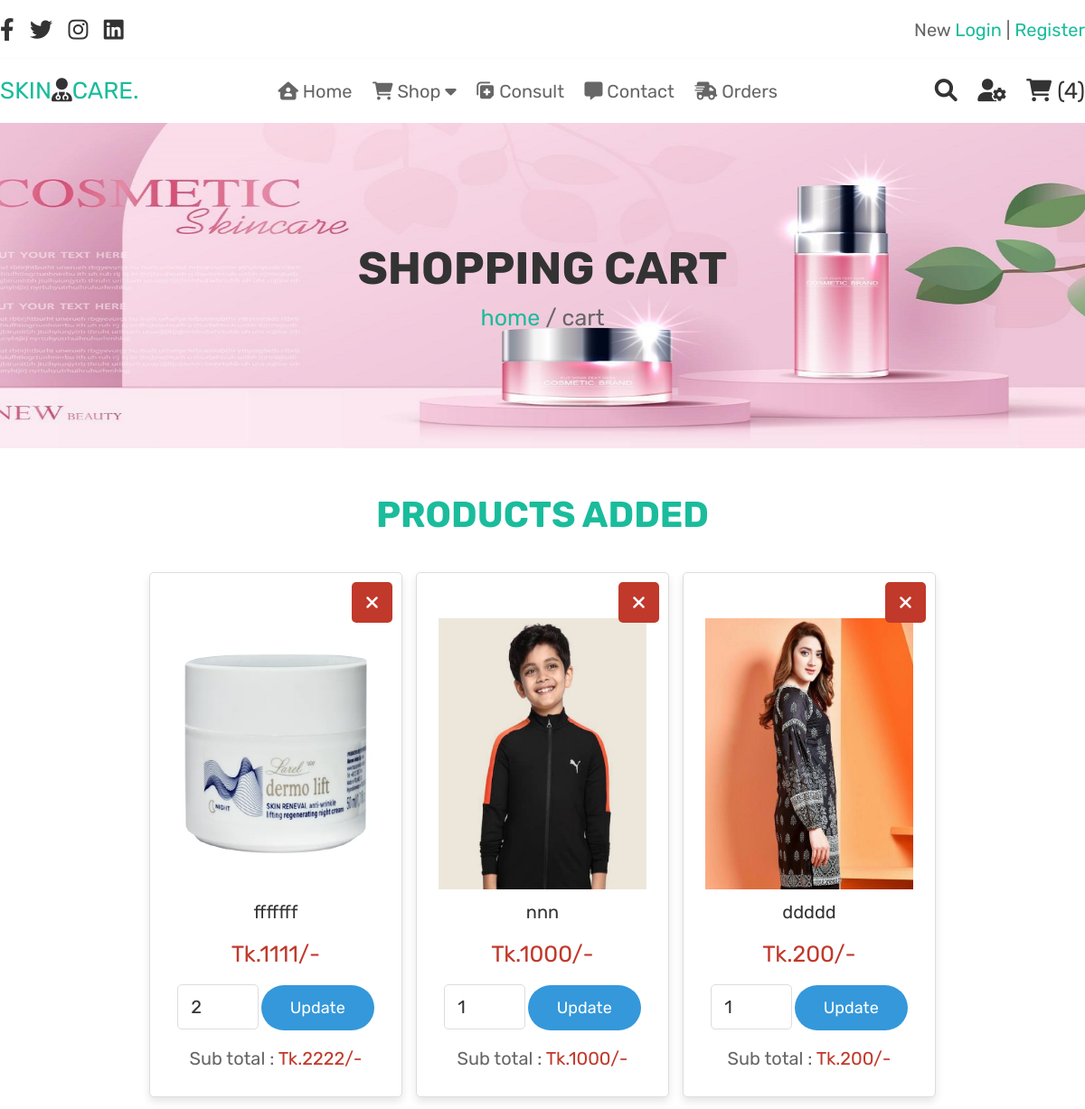
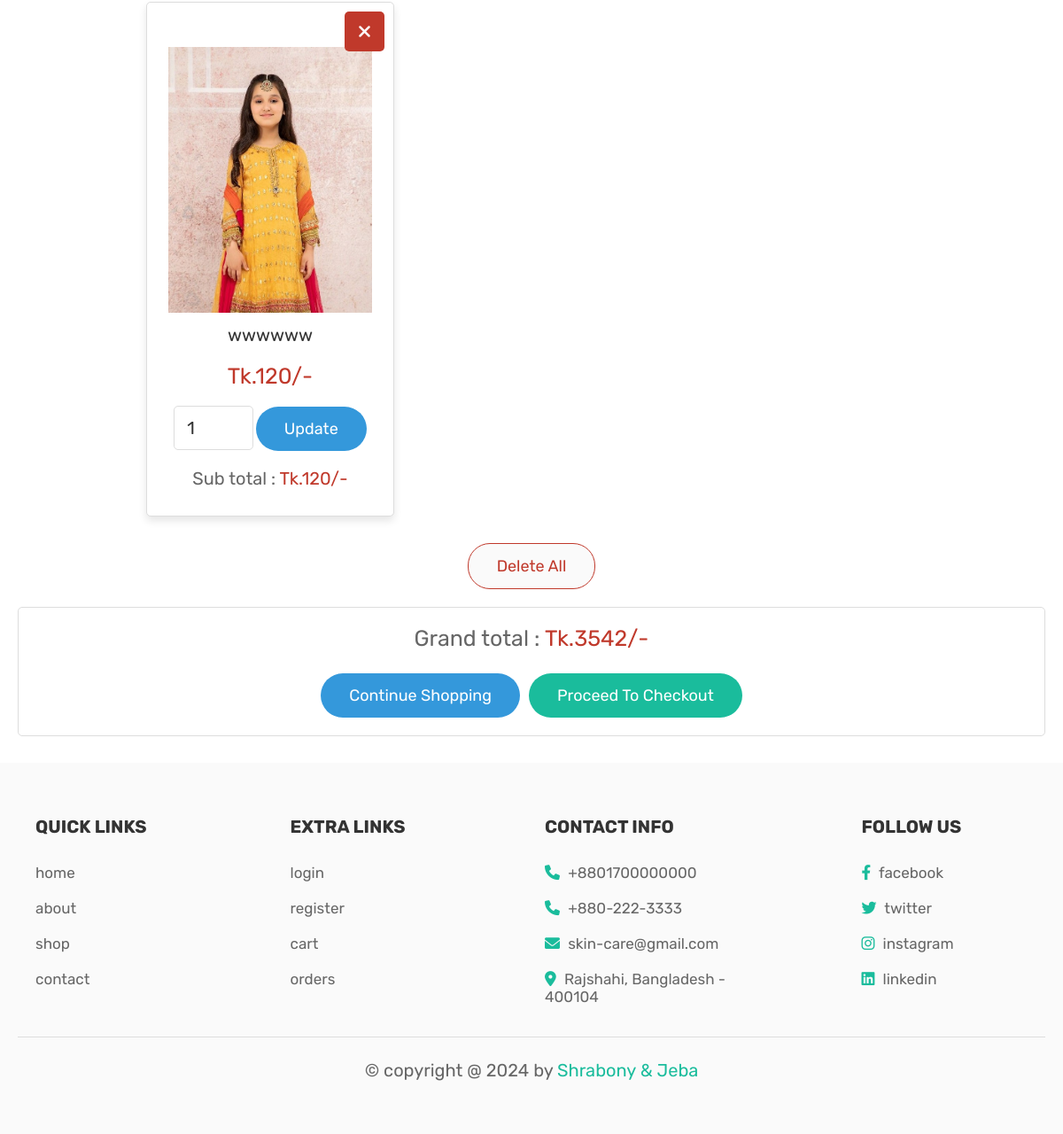
/cart.php (signed in), run on the app's committed database (2 pictures, top to bottom).
### tables this page shows
CREATE TABLE `cart` (
  `id` int(100) NOT NULL,
  `user_id` int(100) NOT NULL,
  `name` varchar(100) NOT NULL,
  `price` int(100) NOT NULL,
  `quantity` int(100) NOT NULL,
  `image` varchar(100) NOT NULL
);

### cart.php (the view, shortened to what this page needs)
<?php
include 'config.php';
$user_id = $_SESSION['user_id'];
?>
<!DOCTYPE html>
<html lang="en">
<head>
   <link rel="stylesheet" href="https://cdnjs.cloudflare.com/ajax/libs/font-awesome/6.0.0/css/all.min.css">
   <link rel="stylesheet" href="css/style.css">
</head>
<body>
<?php include 'header.php'; ?>
<div class="heading">
   <h3>shopping cart</h3>
   <p> <a href="home.php">home</a> / cart </p>
</div>
<section class="shopping-cart">
   <h1 class="title">products added</h1>
   <div class="box-container">
      <?php
         $grand_total = 0;
         $select_cart = mysqli_query($conn, "SELECT * FROM `cart` WHERE user_id = '$user_id'") or die('query failed');
         if(mysqli_num_rows($select_cart) > 0){
            while($fetch_cart = mysqli_fetch_assoc($select_cart)){
      ?>
      <div class="box">
         <a href="cart.php?delete=<?php echo $fetch_cart['id']; ?>" class="fas fa-times" onclick="return confirm('delete this from cart?');"></a>
         <img src="uploaded_img/<?php echo $fetch_cart['image']; ?>" alt="">
         <div class="name"><?php echo $fetch_cart['name']; ?></div>
         <div class="price">Tk.<?php echo $fetch_cart['price']; ?>/-</div>
         <form action="" method="post">
            <input type="number" min="1" name="cart_quantity" value="<?php echo $fetch_cart['quantity']; ?>">
            <input type="submit" name="update_cart" value="update" class="option-btn">
         </form>
         <div class="sub-total"> Sub total : <span>Tk.<?php echo $sub_total = ($fetch_cart['quantity'] * $fetch_cart['price']); ?>/-</span> </div>
      </div>
      <?php
      $grand_total += $sub_total;
         }
      }else{
         echo '<p class="empty">your cart is empty</p>';
      }
      ?>
   </div>
   <div style="margin-top: 2rem; text-align:center;">
      <a href="cart.php?delete_all" class="delete-btn <?php echo ($grand_total > 1)?'':'disabled'; ?>" onclick="return confirm('delete all from cart?');">delete all</a>
   </div>
   <div class="cart-total">
      <p>Grand total : <span>Tk.<?php echo $grand_total; ?>/-</span></p>
      <div class="flex">
         <a href="shop.php" class="option-btn">Continue shopping</a>
         <a href="checkout.php" class="btn <?php echo ($grand_total > 1)?'':'disabled'; ?>">Proceed to checkout</a>
      </div>
   </div>
</section>
<?php include 'footer.php'; ?>
</body>
</html>

### css/style.css (style rules this page uses)
:root { --green-sea:#1abc9c; --red:#c0392b; --blue:#3498db; --black:#333; --white:#fff; --light-color:#666; --light-white:#ccc; --light-bg:#fafafa; --border:.1rem solid #ddd; --box-shadow:0 .5rem 1rem rgba(0,0,0,.1); }
* { font-family: 'Rubik', sans-serif; margin:0; padding:0; box-sizing: border-box; outline: none; border:none; text-decoration: none; transition:all .2s linear; }
html { font-size: 62.5%; overflow-x: hidden; }
section { padding:3rem 2rem; }
.title { text-align: center; margin-bottom: 2rem; text-transform: uppercase; color:var(--black); font-size: 4rem; }
.btn, .option-btn, .delete-btn, .white-btn { display: inline-block; margin-top: 1rem; padding:1.4rem 3.2rem; cursor: pointer; color:var(--white); font-size: 1.8rem; border-radius: 2.5rem; text-transform: capitalize; }
.white-btn, .btn { background-color: var(--green-sea); }
.option-btn { background-color: var(--blue); }
.delete-btn { background-color: var(--light-bg); color: var(--red); border: 1px solid var(--red); }
.heading { min-height: 45vh; display: flex; flex-flow: column; align-items: center; justify-content: center; gap:1rem; background: url(../images/heading-bg.webp) no-repeat; background-size: cover; background-position: top center; text-align: center; }
.heading h3 { font-size: 5rem; color:var(--black); text-transform: uppercase; }
.heading p { font-size: 2.5rem; color:var(--light-color); }
.heading p a { color:var(--green-sea); }
.products .title, .shopping-cart h1 { padding: 20px 0; color: var(--green-sea); }
.shopping-cart .box-container { max-width: 1200px; margin:0 auto; display: grid; grid-template-columns: repeat(auto-fit, 28rem); align-items: center; gap:1.5rem; justify-content: center; }
.shopping-cart .box-container .box { text-align: center; padding:3rem 1.5rem; border-radius: .5rem; background-color: var(--white); box-shadow: var(--box-shadow); position: relative; border:var(--border); }
.shopping-cart .box-container .box img { margin-top: 20px; height: 30rem; width: 23rem; }
.shopping-cart .box-container .box .fa-times { position: absolute; top:1rem; right:1rem; height: 4.5rem; width: 4.5rem; line-height: 4.5rem; font-size: 2rem; background-color: var(--red); color:var(--white); border-radius: .5rem; }
.shopping-cart .box-container .box .name { padding:1rem 0; font-size: 2rem; color:var(--black); }
.shopping-cart .box-container .box .price { padding:1rem 0; font-size: 2.5rem; color:var(--red); }
.shopping-cart .box-container .box input[type="number"] { margin:.5rem 0; border:var(--border); border-radius: .5rem; padding:1.2rem 1.4rem; font-size: 2rem; color:var(--black); width: 9rem; }
.shopping-cart .box-container .box .sub-total { padding-top: 1.5rem; font-size: 2rem; color:var(--light-color); }
.shopping-cart .box-container .box .sub-total span { color:var(--red); }
.shopping-cart .cart-total { max-width: 1200px; margin:0 auto; border:var(--border); padding:2rem; text-align: center; margin-top: 2rem; border-radius: .5rem; }
.shopping-cart .cart-total p { font-size: 2.5rem; color:var(--light-color); }
.shopping-cart .cart-total p span { color:var(--red); }
.shopping-cart .cart-total .flex { display: flex; flex-wrap: wrap; column-gap:1rem; margin-top: 1.5rem; justify-content: center; }

### data on the page
cart: image (picture), name "fffffff", price "1111", cart_quantity "2", $sub_total = ($fetch_cart['quantity'] * $fetch_cart['price']) "2222"
cart: image (picture), name "nnn", price "1000", cart_quantity "1"
cart: image (picture), name "ddddd", price "200", cart_quantity "1"
cart: image (picture), name "wwwwww", price "120", cart_quantity "1"

### other printed values
$cart_rows_number "4"
$grand_total "3542"
